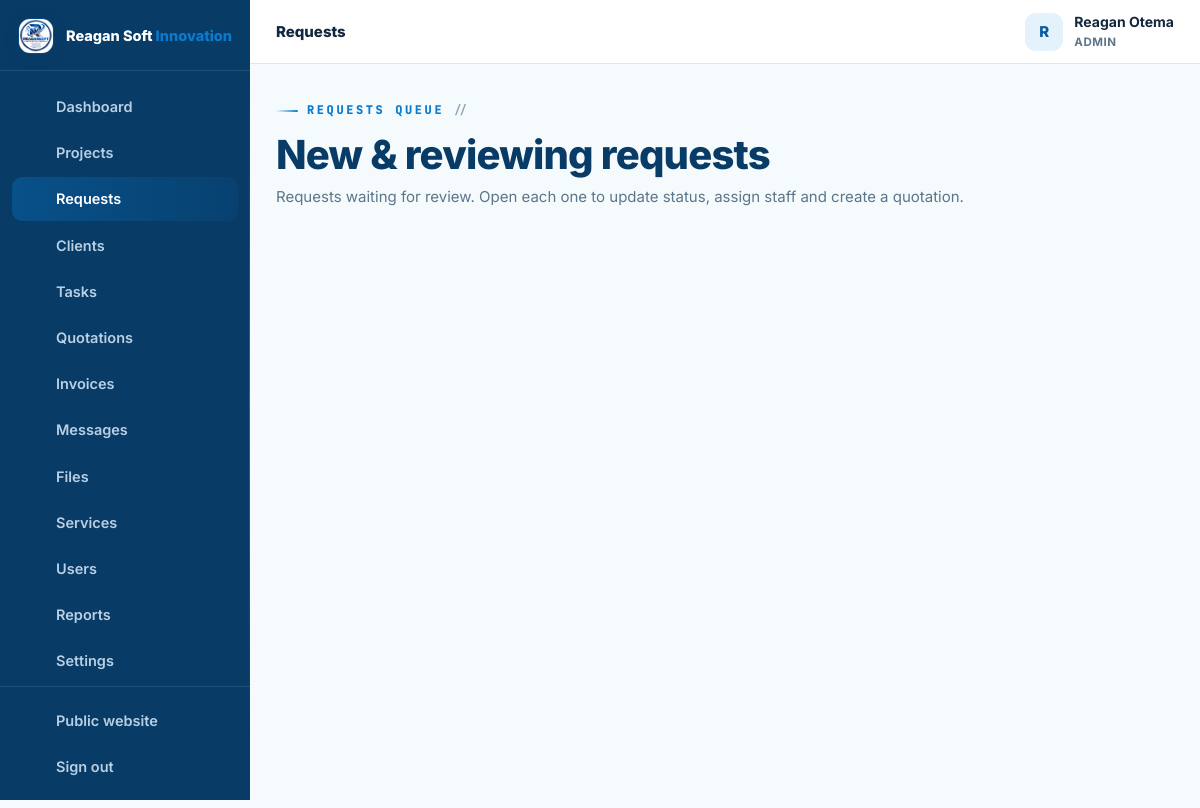
The app's page /admin/requests.php (signed in) with its own data.
### tables this page shows
CREATE TABLE IF NOT EXISTS users (
  id INT UNSIGNED AUTO_INCREMENT PRIMARY KEY,
  full_name VARCHAR(150) NOT NULL,
  email VARCHAR(190) NOT NULL UNIQUE,
  phone VARCHAR(40) NULL,
  password_hash VARCHAR(255) NOT NULL,
  role ENUM('admin','staff','client') NOT NULL DEFAULT 'client',
  company VARCHAR(190) NULL,
  address VARCHAR(255) NULL,
  avatar VARCHAR(255) NULL,
   
   
   
   
   
   
  payer_type ENUM('business','individual') NOT NULL DEFAULT 'business',
  tax_id VARCHAR(60) NULL,
  national_id VARCHAR(60) NULL,
  country VARCHAR(80) NOT NULL DEFAULT 'Uganda',
  city VARCHAR(90) NULL,
  billing_terms_at DATETIME NULL,
  active TINYINT(1) NOT NULL DEFAULT 1,
  failed_logins INT UNSIGNED NOT NULL DEFAULT 0,
  locked_until DATETIME NULL,
  last_login_at DATETIME NULL,
  created_at TIMESTAMP DEFAULT CURRENT_TIMESTAMP,
  updated_at TIMESTAMP DEFAULT CURRENT_TIMESTAMP ON UPDATE CURRENT_TIMESTAMP,
  INDEX idx_users_role (role),
  INDEX idx_users_active (active)
);

### config/config.php (called while the page is built, shortened)
<?php
function db(): PDO {
    static $pdo = null;
    if ($pdo === null) {
        try {
            $pdo = new PDO(
                'mysql:host=' . DB_HOST . ';dbname=' . DB_NAME . ';charset=utf8mb4',
                DB_USER,
                DB_PASS,
                [
                    PDO::ATTR_ERRMODE            => PDO::ERRMODE_EXCEPTION,
                    PDO::ATTR_DEFAULT_FETCH_MODE => PDO::FETCH_ASSOC,
                    PDO::ATTR_EMULATE_PREPARES   => false,
                    PDO::ATTR_STRINGIFY_FETCHES  => false,
                    PDO::ATTR_TIMEOUT            => 5,
                    PDO::MYSQL_ATTR_INIT_COMMAND => "SET time_zone = '+03:00', NAMES utf8mb4 COLLATE utf8mb4_unicode_ci",
                ]
            );
        } catch (PDOException $e) {
            db_connection_failed($e);
        }
    }
    return $pdo;
}
function e(mixed $value): string {
    return htmlspecialchars((string)($value ?? ''), ENT_QUOTES, 'UTF-8');
}
function flash(string $key, ?string $value = null): ?string {
    $msg = $_SESSION['flash'][$key] ?? null;
    return $msg;
}
function app_url(string $path = ''): string {
    return APP_URL . ($path === '' ? '' : '/' . ltrim($path, '/'));
}
function current_user(): ?array {
    static $user = false;
    if ($user === false) {
        if (empty($_SESSION['user_id'])) {
            $user = null;
        } else {
            $st = db()->prepare('SELECT * FROM users WHERE id = ? AND active = 1 LIMIT 1');
            $st->execute([(int)$_SESSION['user_id']]);
            $user = $st->fetch() ?: null;
        }
    }
    return $user;
}
function is_logged_in(): bool {
    return current_user() !== null;
}
function user_role(): ?string {
    $u = current_user();
    return $u['role'] ?? null;
}
function require_login(): void {
    if (!is_logged_in()) {
        $_SESSION['intended'] = $_SERVER['REQUEST_URI'] ?? '';
        flash('error', 'Please sign in to continue.');
        redirect(app_url('login.php'));
    }
}
function require_staff(): void {
    require_login();
}
require_once __DIR__ . '/../inc/functions.php';

### admin/requests.php (the view, shortened to what this page needs)
<?php
require __DIR__ . '/../config/config.php';
require_staff();
$pdo = db();
$requests = $pdo->query(
    "SELECT p.*, u.full_name AS client_name, u.company, u.email, u.phone, s.name AS service
     FROM projects p
     JOIN users u ON u.id = p.client_id
     LEFT JOIN services s ON s.id = p.service_id
     WHERE p.status IN ('NEW','REVIEWING')
     ORDER BY p.submitted_at ASC"
)->fetchAll();
dashboard_head(['title' => 'Requests Queue', 'active' => 'requests', 'crumb' => 'Requests']);
?>
<div class="dash-head">
  <div>
    <span class="eyebrow">Requests queue</span>
    <h2>New &amp; reviewing requests</h2>
    <p class="sub">Requests waiting for review. Open each one to update status, assign staff and create a quotation.</p>
  </div>
</div>
<?php if ($requests): ?>
  <div class="grid-3">
  </div>
<?php else: ?>
  <section class="panel"><div class="empty"><?= icon('inbox') ?><h4>No waiting requests</h4><p>Every request has been reviewed. New ones will appear here as clients submit them.</p></div></section>
<?php endif; ?>
<?php dashboard_footer(); ?>

### inc/layout.php (shortened to what this page needs)
<?php
function dashboard_nav_items(): array {
    $role = user_role();
    $client = [
        ['dashboard', 'Dashboard', app_url('client/index.php'), 'dashboard'],
        ['projects', 'My Projects', app_url('client/projects.php'), 'folder'],
        ['request', 'New Request', app_url('client/request.php'), 'plus'],
        ['messages', 'Messages', app_url('client/messages.php'), 'chat'],
        ['files', 'Files', app_url('client/files.php'), 'file'],
        ['notifications', 'Notifications', app_url('client/notifications.php'), 'bell'],
        ['billing', 'Payment Details', app_url('client/billing.php'), 'receipt'],
        ['profile', 'Profile', app_url('client/profile.php'), 'user'],
    ];
    $staff = [
        ['dashboard', 'Dashboard', app_url('admin/index.php'), 'dashboard'],
        ['projects', 'Projects', app_url('admin/projects.php'), 'folder'],
        ['requests', 'Requests', app_url('admin/requests.php'), 'inbox'],
        ['clients', 'Clients', app_url('admin/clients.php'), 'users'],
        ['tasks', 'Tasks', app_url('admin/tasks.php'), 'list'],
        ['quotations', 'Quotations', app_url('admin/quotations.php'), 'doc'],
        ['invoices', 'Invoices', app_url('admin/invoices.php'), 'money'],
        ['messages', 'Messages', app_url('admin/messages.php'), 'chat'],
        ['files', 'Files', app_url('admin/files.php'), 'file'],
    ];
    if ($role === 'admin') {
        $staff = array_merge($staff, [
            ['services', 'Services', app_url('admin/services.php'), 'globe'],
            ['users', 'Users', app_url('admin/users.php'), 'users'],
            ['reports', 'Reports', app_url('admin/reports.php'), 'chart'],
            ['settings', 'Settings', app_url('admin/settings.php'), 'settings'],
            ['audit', 'Audit Logs', app_url('admin/audit.php'), 'search'],
        ]);
    }
    return $role === 'client' ? $client : $staff;
}
function dashboard_head(array $page = []): void {
    $user = current_user();
    $role = user_role();
    $items = dashboard_nav_items();
    $active = $page['active'] ?? '';
    $loginUrl = $role === 'client' ? app_url('client/index.php') : app_url('admin/index.php');
    ?>
<!doctype html>
<html lang="en">
<head>
<link rel="stylesheet" href="<?= app_url('assets/css/style.css') ?>">
<link rel="stylesheet" href="<?= app_url('assets/css/tech.css') ?>">
</head>
<body class="dash-body">
<div class="dash-layout">
  <aside class="sidebar" id="sidebar" aria-label="Portal navigation">
    <div class="sidebar-brand">
      <a class="brand" href="<?= $loginUrl ?>">
        <img src="<?= app_url('assets/img/reagansoftinnovation-logo.jpeg') ?>" alt="" width="38" height="38">
        <span class="brand-text">Reagan Soft <b>Innovation</b></span>
      </a>
    </div>
    <nav class="side-nav">
      <?php foreach ($items as $it): ?>
        <a href="<?= e($it[2]) ?>" class="<?= $active === $it[0] ? 'active' : '' ?>">
          <?= icon($it[3]) ?><span><?= e($it[1]) ?></span>
        </a>
      <?php endforeach; ?>
    </nav>
    <div class="side-bottom">
      <a href="<?= app_url($role !== 'client' ? 'index.php' : 'index.php') ?>"><?= icon('globe') ?><span>Public website</span></a>
      <a href="<?= app_url('logout.php') ?>"><?= icon('logout') ?><span>Sign out</span></a>
    </div>
  </aside>
  <div class="dash-shell">
    <header class="dash-topbar">
      <div class="dash-topbar-title">
        <span class="dash-crumb"><?= e($page['crumb'] ?? 'Portal') ?></span>
      </div>
      <div class="dash-topbar-right">
        <div class="user-chip">
          <span class="user-avatar"><?= e(mb_strtoupper(mb_substr($user['full_name'] ?? '?', 0, 1))) ?></span>
          <div class="user-meta">
            <strong><?= e($user['full_name'] ?? '') ?></strong>
            <small><?= e(mb_strtoupper($role)) ?></small>
          </div>
        </div>
      </div>
    </header>
    <main class="dash-main" id="main">
<?php
}
function dashboard_footer(): void {
    ?>
    </main>
  </div>
</div>
</body>
</html>
<?php
}

### assets/css/tech.css (style rules this page uses)
:root { --font-disp: 'Space Grotesk', 'Inter', system-ui, -apple-system, sans-serif; --font-mono: 'JetBrains Mono', 'SFMono-Regular', Consolas, 'Liberation Mono', monospace; --pg: #0a7bce; --pgl: #8fd8ff; --grid: rgba(10, 123, 206, .09); --grid-lg: rgba(10, 123, 206, .16); --grid-dk: rgba(143, 216, 255, .12); --grid-dk-lg: rgba(143, 216, 255, .22); }
.eyebrow { font-family: var(--font-mono); letter-spacing: 2.6px; display: inline-flex; align-items: center; gap: 9px; }
.eyebrow::before { content: ''; width: 22px; height: 2px; background: linear-gradient(90deg, transparent, var(--pg)); border-radius: 2px; }
.eyebrow::after { content: '//'; color: var(--faint); letter-spacing: 0; font-weight: 600; }
.sidebar::after { content: ''; position: absolute; right: 0; top: 8%; bottom: 8%; width: 1px; background: linear-gradient(180deg, transparent, rgba(143,216,255,.28), transparent); }
.side-nav a { position: relative; }
.side-nav a.active { background: linear-gradient(90deg, rgba(10,123,206,.34), rgba(10,123,206,.10)); color: #fff; }

### records on screen
users: full_name "R", full_name "Reagan Otema", role "ADMIN"

### other values on screen
$it[1] "Dashboard"
$it[1] "Projects"
$it[1] "Requests"
$it[1] "Clients"
$it[1] "Tasks"
$it[1] "Quotations"
$it[1] "Invoices"
$it[1] "Messages"
$it[1] "Files"
$it[1] "Services"
$it[1] "Users"
$it[1] "Reports"
$it[1] "Settings"
$page['crumb'] "Requests"
